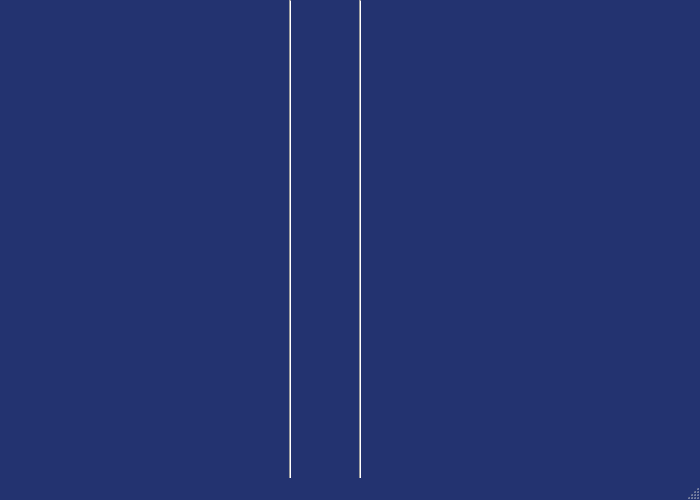
<?xml version="1.0" encoding="UTF-8"?>
<ui version="4.0">
 <class>MainWindow</class>
 <widget class="QMainWindow" name="MainWindow">
  <property name="geometry">
   <rect>
    <x>0</x>
    <y>0</y>
    <width>700</width>
    <height>500</height>
   </rect>
  </property>
  <property name="palette">
   <palette>
    <active>
     <colorrole role="Base">
      <brush brushstyle="SolidPattern">
       <color alpha="255">
        <red>255</red>
        <green>255</green>
        <blue>255</blue>
       </color>
      </brush>
     </colorrole>
     <colorrole role="Window">
      <brush brushstyle="SolidPattern">
       <color alpha="255">
        <red>35</red>
        <green>51</green>
        <blue>112</blue>
       </color>
      </brush>
     </colorrole>
    </active>
    <inactive>
     <colorrole role="Base">
      <brush brushstyle="SolidPattern">
       <color alpha="255">
        <red>255</red>
        <green>255</green>
        <blue>255</blue>
       </color>
      </brush>
     </colorrole>
     <colorrole role="Window">
      <brush brushstyle="SolidPattern">
       <color alpha="255">
        <red>35</red>
        <green>51</green>
        <blue>112</blue>
       </color>
      </brush>
     </colorrole>
    </inactive>
    <disabled>
     <colorrole role="Base">
      <brush brushstyle="SolidPattern">
       <color alpha="255">
        <red>35</red>
        <green>51</green>
        <blue>112</blue>
       </color>
      </brush>
     </colorrole>
     <colorrole role="Window">
      <brush brushstyle="SolidPattern">
       <color alpha="255">
        <red>35</red>
        <green>51</green>
        <blue>112</blue>
       </color>
      </brush>
     </colorrole>
    </disabled>
   </palette>
  </property>
  <property name="windowTitle">
   <string>MainWindow</string>
  </property>
  <widget class="QWidget" name="centralwidget">
   <widget class="Line" name="line">
    <property name="geometry">
     <rect>
      <x>280</x>
      <y>0</y>
      <width>20</width>
      <height>500</height>
     </rect>
    </property>
    <property name="palette">
     <palette>
      <active>
       <colorrole role="WindowText">
        <brush brushstyle="SolidPattern">
         <color alpha="255">
          <red>255</red>
          <green>255</green>
          <blue>255</blue>
         </color>
        </brush>
       </colorrole>
      </active>
      <inactive>
       <colorrole role="WindowText">
        <brush brushstyle="SolidPattern">
         <color alpha="255">
          <red>255</red>
          <green>255</green>
          <blue>255</blue>
         </color>
        </brush>
       </colorrole>
      </inactive>
      <disabled>
       <colorrole role="WindowText">
        <brush brushstyle="SolidPattern">
         <color alpha="255">
          <red>127</red>
          <green>127</green>
          <blue>127</blue>
         </color>
        </brush>
       </colorrole>
      </disabled>
     </palette>
    </property>
    <property name="orientation">
     <enum>Qt::Vertical</enum>
    </property>
   </widget>
   <widget class="Line" name="line_2">
    <property name="geometry">
     <rect>
      <x>350</x>
      <y>0</y>
      <width>20</width>
      <height>500</height>
     </rect>
    </property>
    <property name="palette">
     <palette>
      <active>
       <colorrole role="WindowText">
        <brush brushstyle="SolidPattern">
         <color alpha="255">
          <red>255</red>
          <green>255</green>
          <blue>255</blue>
         </color>
        </brush>
       </colorrole>
      </active>
      <inactive>
       <colorrole role="WindowText">
        <brush brushstyle="SolidPattern">
         <color alpha="255">
          <red>255</red>
          <green>255</green>
          <blue>255</blue>
         </color>
        </brush>
       </colorrole>
      </inactive>
      <disabled>
       <colorrole role="WindowText">
        <brush brushstyle="SolidPattern">
         <color alpha="255">
          <red>127</red>
          <green>127</green>
          <blue>127</blue>
         </color>
        </brush>
       </colorrole>
      </disabled>
     </palette>
    </property>
    <property name="orientation">
     <enum>Qt::Vertical</enum>
    </property>
   </widget>
  </widget>
  <widget class="QMenuBar" name="menubar">
   <property name="geometry">
    <rect>
     <x>0</x>
     <y>0</y>
     <width>700</width>
     <height>22</height>
    </rect>
   </property>
  </widget>
  <widget class="QStatusBar" name="statusbar"/>
 </widget>
 <resources/>
 <connections/>
</ui>
